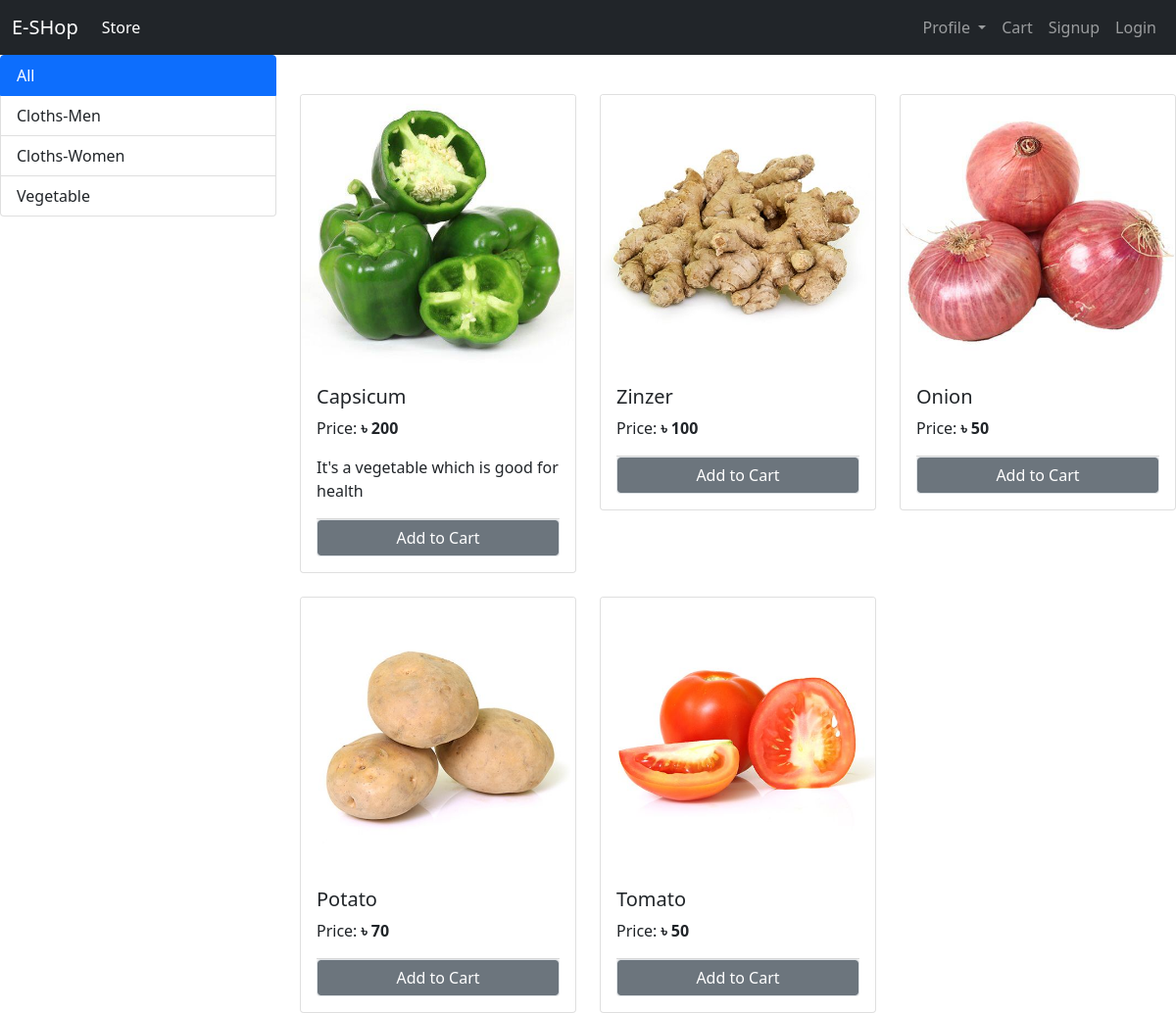
Screenshot of /?category=3 with the database file from the repository.
### store/models.py (models this page shows, shortened)
class Category(models.Model):
    name = models.CharField(max_length=200)
    @staticmethod
    def get_all_categories():
       return Category.objects.all()

class Product(models.Model):
    name = models.CharField(max_length=100)
    price = models.IntegerField(default=0)
    category = models.ForeignKey(Category,on_delete=models.CASCADE,default=1)
    description = models.CharField(max_length=200,blank=True)
    image = models.ImageField(upload_to='uploads/products/')
    @staticmethod
    def get_all_products_by_categoryId(category_id):
        if category_id:
            return Product.objects.filter(category = category_id)
        else:
            return Product.objects.all()

### store/views.py (the view, shortened to what this page needs)
# urls.py: path('',Index.as_view(),name='index'),
class Index(View):
    def get(self,request):
        cart = request.session.get('cart')
        if not cart:
            request.session['cart'] = {}
        products = None
        category  = Category.get_all_categories()
        categoryId = request.GET.get('category')
        if categoryId:
            products = Product.get_all_products_by_categoryId(categoryId)
        else:
            products = Product.get_all_products()
        return render(request,'home.html',{'products':products,'category':category})

### store/templatetags/cart.py (called while the page is built)
@register.filter(name= 'is_in_cart')
def is_in_cart(product,cart):
    keys = cart.keys()
    for id in keys:
        if int(id) == product.id:
            return True
    return False

### store/templatetags/custom.py (called while the page is built)
@register.filter(name= 'currency')
def currency(number):
    return "৳ " +str(number)

### store/templates/home.html (shortened to what this page needs)
{% extends "base.html" %}
{% block content %}
{% load cart %}
{% load custom %}
<div class="row">
    <div class="col-lg-3 mx-auto">
        <div class="list-group">
            <a href="/" class="list-group-item list-group-item-action active" aria-current="true">
              All
            </a>
            {% for cat in category %}
            <a href="/?category={{cat.id}}" class="list-group-item list-group-item-action">{{cat.name}}</a>
            {% endfor %}
          </div>
    </div>
    <div id="product" class="col-lg-9 mx-auto">
        <div class="row row-cols-1 row-cols-md-3 g-4 mt-3">
            {% for product in products %}
            <div class="col" id={{product.id}}>
              <div class="card">
                <img src="{{product.image.url}}" class="card-img-top" alt="...">
                <div class="card-body">
                  <h5 class="card-title">{{product.name}}</h5>
                  <p class="card-text">Price: <b>{{product.price|currency}}</b></p>
                  <p class="card-text">{{product.description}}</p>
                  <div class="card-footer p-0 no-gutters">
                    {% if product|is_in_cart:request.session.cart %}
                    <div class="row">
                      <form action="/#{{product.id}}" method="POST" class="col-2">
                        {% csrf_token %}
                      <input hidden type="text" name="product" value='{{product.id}}'/>
                      <input hidden type="text" name="remove" value='True'/>
                      <input type="submit" value="-" class="col-2 btn btn-block btn-secondary"/>
                      </form>
                      <div class="text-center col">{{product|cart_quantity:request.session.cart}} in Cart</div>
                      <form action="/#{{product.id}}" method="POST" class="col-2">
                        {% csrf_token %}
                      <input hidden type="text" name="product" value='{{product.id}}'>
                      <input type="submit" value="+" class="col-2 btn btn-block btn-secondary"/>
                      </form>
                    </div>
                    {% else %}
                    <form action="/#{{product.id}}" method="POST" class="btn-block">
                    <input type="submit" class="float-right btn btn-block btn-secondary border form-control" value="Add to Cart"></input>
                    </form>
                    {% endif %}
                </div>
                </div>
              </div>
            </div>
            {% endfor %}
          </div>
    </div>
</div>
{% endblock%}

### rows the page displays
Category: name "Cloths-Men"
Category: name "Cloths-Women"
Category: name "Vegetable"
Product: image (picture), name "Capsicum", price "৳ 200", description "It's a vegetable which is good for health"
Product: image (picture), name "Zinzer", price "৳ 100"
Product: image (picture), name "Onion", price "৳ 50"
Product: image (picture), name "Potato", price "৳ 70"
Product: image (picture), name "Tomato", price "৳ 50"
